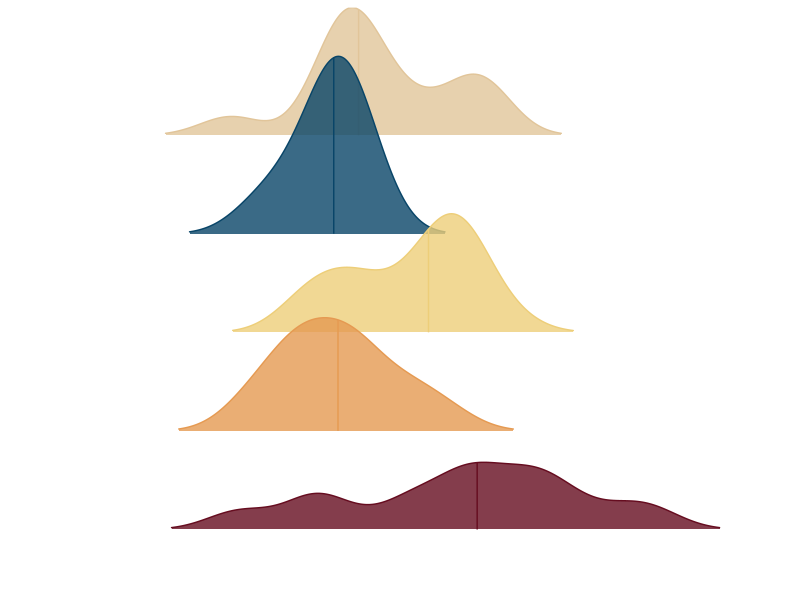

R code for this plot:
## ---- chunk 1
library(tidyverse)    # untuk manupulasi, merapikan, & visualisasi data
## ---- chunk 2
our_palette <-c('#660d20',
                '#e59a52',
                '#edce79',
                '#094568',
                '#e1c59a')
## ---- chunk 3
set.seed(2000)
df1 = tibble(var = 'A', val = rnorm(n = 25, mean = 5.5, sd = 1.5))
df2 = tibble(var = 'B', val = rnorm(n = 15, mean = 4.5, sd = 1.0))
df3 = tibble(var = 'C', val = rnorm(n = 20, mean = 5.0, sd = 1.0))
df4 = tibble(var = 'D', val = rnorm(n = 10, mean = 4.0, sd = 0.5))
df5 = tibble(var = 'E', val = rnorm(n = 13, mean = 5.0, sd = 1.5))

df <- rbind(df1, df2, df3, df4, df5) %>%
  mutate(Variable = as_factor(var),
         value = round(val, 2)) %>%
  select(Variable, value)
## ---- chunk 4
stat_density_ridges_plot <- df %>%
  ggplot(aes(x = value,
             y = Variable,
             fill = Variable,
             color = Variable)) +
  ggridges::stat_density_ridges(quantile_lines = TRUE,
                                quantiles = 2,
                                alpha = .8,
                                size = .8,
                                rel_min_height = 0.01) +
  scale_color_manual(values = our_palette,
                     guide = 'none') +
  scale_fill_manual(values = our_palette,
                    guide = 'none') +
  scale_x_continuous(limits = c(0, 10)) +
  theme_minimal() +
  theme(
    axis.title = element_blank(),
    axis.text = element_blank(),
    axis.line = element_blank(),
    panel.grid.major = element_blank(),
    panel.grid.minor = element_blank(),
    panel.background = element_rect(fill = '#FFFFFF',
                                    color = NA),
    plot.background = element_rect(fill = '#FFFFFF',
                                   color = '#FFFFFF')
  )
## ---- chunk 5
stat_density_ridges_plot
